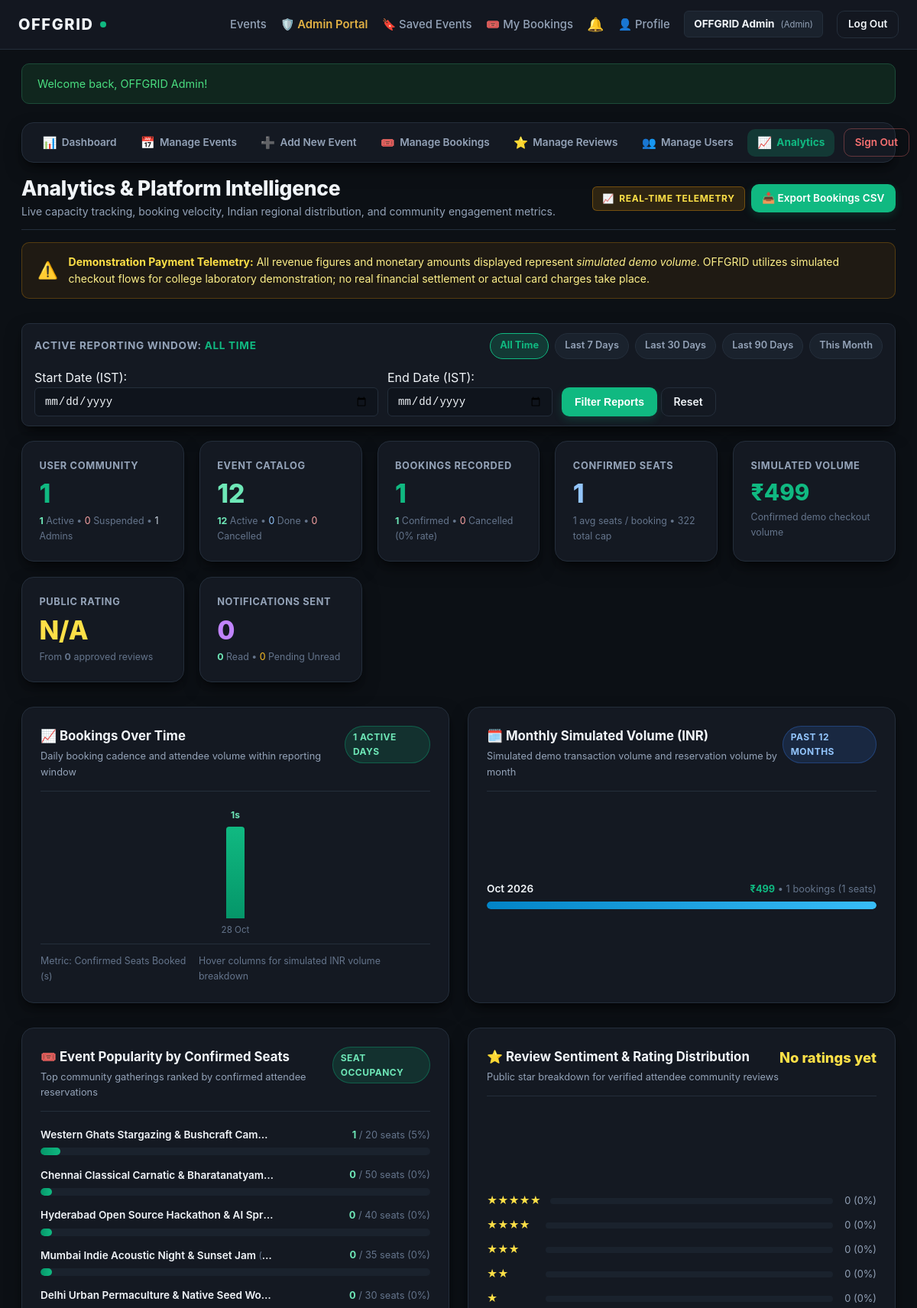
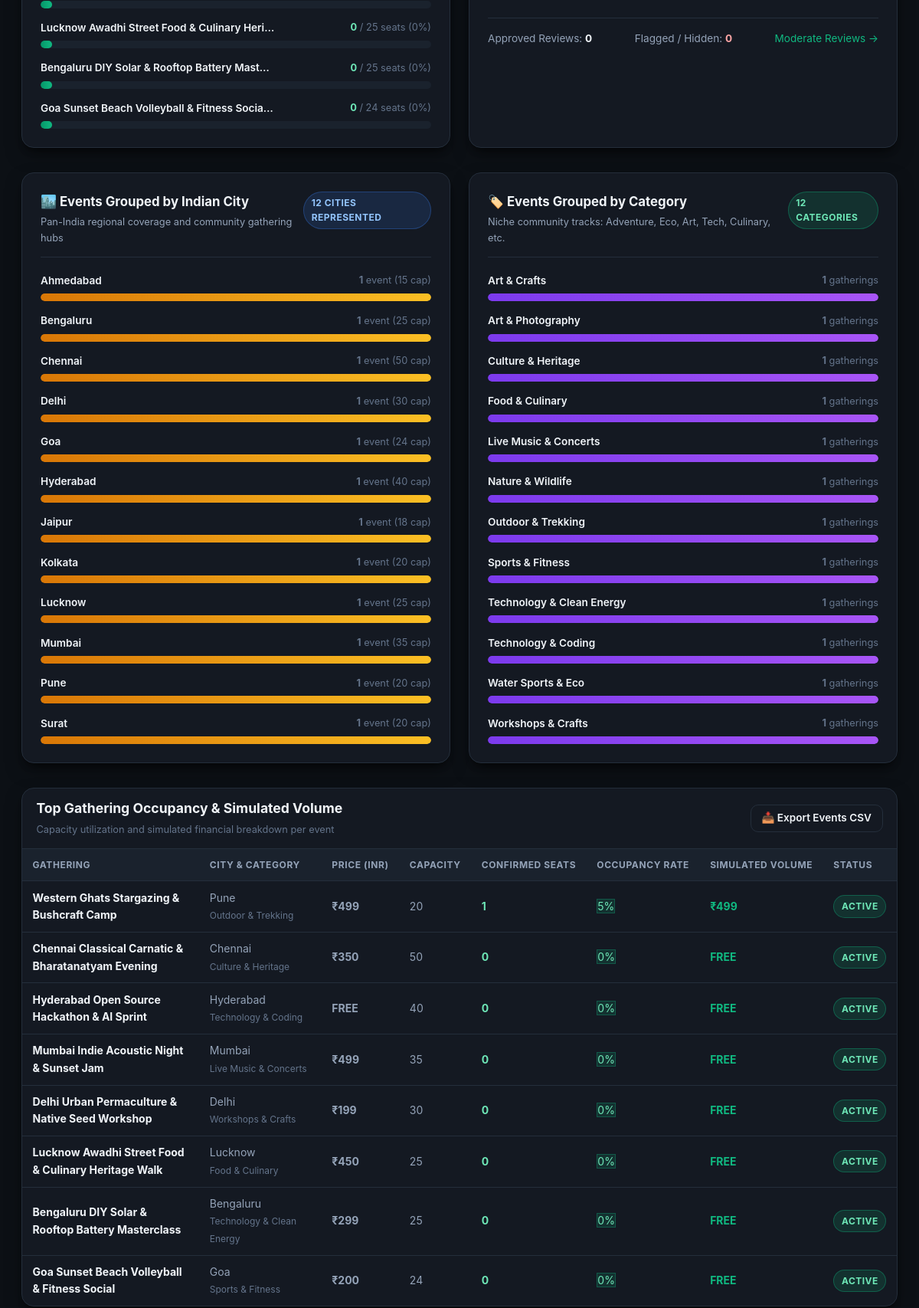
The app's page /admin/analytics.php (signed in, upper part) with its own data (2 pictures, top to bottom).
### tables this page shows
CREATE TABLE `events` (
    `id` INT AUTO_INCREMENT PRIMARY KEY,
    `title` VARCHAR(200) NOT NULL,
    `category` VARCHAR(50) NOT NULL DEFAULT 'Outdoor & Adventure',
    `description` TEXT NOT NULL,
    `city` VARCHAR(100) NOT NULL DEFAULT 'All India',
    `location` VARCHAR(200) NOT NULL,
    `event_date` DATE NOT NULL,
    `event_time` TIME NOT NULL,
    `price` DECIMAL(10, 2) NOT NULL DEFAULT 0.00,
    `total_capacity` INT NOT NULL,
    `available_seats` INT NOT NULL,
    `image` VARCHAR(255) DEFAULT 'default-event.jpg',
    `status` ENUM('active', 'draft', 'completed', 'cancelled') NOT NULL DEFAULT 'active',
    `created_by` INT NULL,
    `created_at` TIMESTAMP DEFAULT CURRENT_TIMESTAMP,
    CONSTRAINT `fk_events_created_by`
        FOREIGN KEY (`created_by`) REFERENCES `users` (`id`)
        ON DELETE SET NULL
        ON UPDATE CASCADE,
    CONSTRAINT `chk_seats_non_negative`
        CHECK (`available_seats` >= 0)
);

### admin/analytics.php (the view, shortened to what the rows shown need)
<?php
require_once __DIR__ . '/../config/db.php';
require_once __DIR__ . '/../includes/functions.php';
$topEvents = [];
try {
    $teSql = "
        SELECT
            e.id,
            e.title,
            e.city,
            e.category,
            e.price,
            e.total_capacity,
            e.available_seats,
            e.status,
            COALESCE(b_sub.confirmed_seats, 0) AS confirmed_seats,
            COALESCE(b_sub.confirmed_bookings, 0) AS confirmed_bookings,
            COALESCE(b_sub.simulated_revenue, 0.00) AS simulated_revenue
        FROM events e
        LEFT JOIN (
            SELECT
                event_id,
                SUM(tickets_count) AS confirmed_seats,
                COUNT(id) AS confirmed_bookings,
                SUM(total_amount) AS simulated_revenue
            FROM bookings
            WHERE payment_status = 'confirmed'
    ";
    $teParams = [];
    $teSql .= "
            GROUP BY event_id
        ) b_sub ON e.id = b_sub.event_id
        ORDER BY confirmed_seats DESC, e.total_capacity DESC
        LIMIT 8
    ";
    $teStmt = $pdo->prepare($teSql);
    $teStmt->execute($teParams);
    $topEvents = $teStmt->fetchAll(PDO::FETCH_ASSOC);
} catch (PDOException $e) {
    error_log('[OFFGRID ANALYTICS QUERY ERROR] ' . $e->getMessage());
    set_flash('error', 'Database telemetry retrieval failed. Please inspect server error logs.');
}
require_once __DIR__ . '/../includes/header.php';
?>
<div class="admin-header">
    <div class="admin-title">
        <h1>Analytics &amp; Platform Intelligence</h1>
    </div>
</div>
<div class="analytics-grid-2">
    <div class="chart-card">
        <div class="chart-card-body">
            <?php if (empty($topEvents)): ?>
                <div class="chart-empty-state">
                    <p>No events or bookings registered.</p>
                </div>
            <?php else: ?>
                <div class="metric-bar-group">
                    <?php foreach ($topEvents as $tev): ?>
                        <?php
                        $cap = (int)$tev['total_capacity'];
                        $cSeats = (int)$tev['confirmed_seats'];
                        $occPct = ($cap > 0) ? min(100, round(($cSeats / $cap) * 100)) : 0;
                        ?>
                        <div class="metric-bar-item">
                            <div class="metric-bar-labels">
                                <span class="metric-bar-title" style="max-width: 60%; overflow: hidden; text-overflow: ellipsis; white-space: nowrap;">
                                    <?= e($tev['title']) ?>
                                    <span style="font-size:0.75rem;color:var(--text-muted);font-weight:normal;">(<?= e($tev['city']) ?>)</span>
                                </span>
                                <span class="metric-bar-stats">
                                    <strong style="color: #6ee7b7;"><?= $cSeats ?></strong> / <?= $cap ?> seats
                                    (<?= $occPct ?>%)
                                </span>
                            </div>
                            <div class="metric-bar-track">
                                <div class="metric-bar-fill" style="width: <?= max(3, $occPct) ?>%;"></div>
                            </div>
                        </div>
                    <?php endforeach; ?>
                </div>
            <?php endif; ?>
        </div>
    </div>
</div>
<div class="admin-table-card">
    <?php if (!empty($topEvents)): ?>
        <div class="admin-table-responsive">
            <table class="admin-table">
                <thead>
                    <tr>
                        <th>Gathering</th>
                        <th>City &amp; Category</th>
                        <th>Price (INR)</th>
                        <th>Capacity</th>
                        <th>Confirmed Seats</th>
                        <th>Occupancy Rate</th>
                        <th>Simulated Volume</th>
                        <th>Status</th>
                    </tr>
                </thead>
                <tbody>
                    <?php foreach ($topEvents as $ev): ?>
                        <?php
                        $cap = (int)$ev['total_capacity'];
                        $cSeats = (int)$ev['confirmed_seats'];
                        $occRate = ($cap > 0) ? round(($cSeats / $cap) * 100, 1) : 0;
                        ?>
                        <tr>
                            <td>
                                <strong style="color: var(--text-primary);"><?= e($ev['title']) ?></strong>
                            </td>
                            <td>
                                <div><?= e($ev['city']) ?></div>
                                <span style="font-size: 0.75rem; color: var(--text-muted);"><?= e($ev['category']) ?></span>
                            </td>
                            <td>
                                <strong><?= e(format_price($ev['price'])) ?></strong>
                            </td>
                            <td><?= $cap ?></td>
                            <td>
                                <span style="color: #6ee7b7; font-weight: 700;"><?= $cSeats ?></span>
                            </td>
                            <td>
                                <span class="badge" style="background: rgba(16, 185, 129, 0.15); color: #6ee7b7; border: 1px solid rgba(16, 185, 129, 0.3);">
                                    <?= $occRate ?>%
                                </span>
                            </td>
                            <td>
                                <span style="color: var(--brand-accent); font-weight: 700;">
                                    <?= e(format_price($ev['simulated_revenue'])) ?>
                                </span>
                            </td>
                            <td>
                                <span class="badge-status-<?= e($ev['status']) ?>">
                                    <?= strtoupper(e($ev['status'])) ?>
                                </span>
                            </td>
                        </tr>
                    <?php endforeach; ?>
                </tbody>
            </table>
        </div>
    <?php else: ?>
        <div class="chart-empty-state">No gatherings found in database.</div>
    <?php endif; ?>
</div>
<?php require_once __DIR__ . '/../includes/footer.php'; ?>

### records on screen
events: title "Western Ghats Stargazing & Bushcraft Cam…", cSeats "1", total_capacity "20", occPct "5", title "Western Ghats Stargazing & Bushcraft Camp", city "Pune", category "Outdoor & Trekking", price "₹499", occRate "5", simulated_revenue "₹499", status "ACTIVE"
events: title "Chennai Classical Carnatic & Bharatanatyam…", cSeats "0", total_capacity "50", occPct "0", max(3, $occPct) 3 (drawn), title "Chennai Classical Carnatic & Bharatanatyam Evening", city "Chennai", category "Culture & Heritage", price "₹350", occRate "0", simulated_revenue "FREE", status "ACTIVE"
events: title "Hyderabad Open Source Hackathon & AI Spr…", cSeats "0", total_capacity "40", occPct "0", max(3, $occPct) 3 (drawn), title "Hyderabad Open Source Hackathon & AI Sprint", city "Hyderabad", category "Technology & Coding", price "FREE", occRate "0", simulated_revenue "FREE", status "ACTIVE"
events: title "Mumbai Indie Acoustic Night & Sunset Jam", cSeats "0", total_capacity "35", occPct "0", max(3, $occPct) 3 (drawn), city "Mumbai", category "Live Music & Concerts", price "₹499", occRate "0", simulated_revenue "FREE", status "ACTIVE"
events: title "Delhi Urban Permaculture & Native Seed Wo…", cSeats "0", total_capacity "30", occPct "0", max(3, $occPct) 3 (drawn), title "Delhi Urban Permaculture & Native Seed Workshop", city "Delhi", category "Workshops & Crafts", price "₹199", occRate "0", simulated_revenue "FREE", status "ACTIVE"
events: title "Lucknow Awadhi Street Food & Culinary Heri…", cSeats "0", total_capacity "25", occPct "0", max(3, $occPct) 3 (drawn), title "Lucknow Awadhi Street Food & Culinary Heritage Walk", city "Lucknow", category "Food & Culinary", price "₹450", occRate "0", simulated_revenue "FREE", status "ACTIVE"
events: title "Bengaluru DIY Solar & Rooftop Battery Mast…", cSeats "0", total_capacity "25", occPct "0", max(3, $occPct) 3 (drawn), title "Bengaluru DIY Solar & Rooftop Battery Masterclass", city "Bengaluru", category "Technology & Clean Energy", price "₹299", occRate "0", simulated_revenue "FREE", status "ACTIVE"
events: title "Goa Sunset Beach Volleyball & Fitness Socia…", cSeats "0", total_capacity "24", occPct "0", max(3, $occPct) 3 (drawn), title "Goa Sunset Beach Volleyball & Fitness Social", city "Goa", category "Sports & Fitness", price "₹200", occRate "0", simulated_revenue "FREE", status "ACTIVE"

### other values on screen
$currentUser['name'] "OFFGRID Admin"
$currentUser['role'] "Admin"
$message "Welcome back, OFFGRID Admin!"
$dateDisplayLabel "ALL TIME"
$userStats['total'] "1"
$userStats['active'] "1"
$userStats['suspended'] "0"
$userStats['admins'] "1"
$eventStats['total'] "12"
$eventStats['active'] "12"
$eventStats['completed'] "0"
$eventStats['cancelled'] "0"
$bookingStats['total_bookings'] "1"
$bookingStats['confirmed_bookings'] "1"
$bookingStats['cancelled_bookings'] "0"
